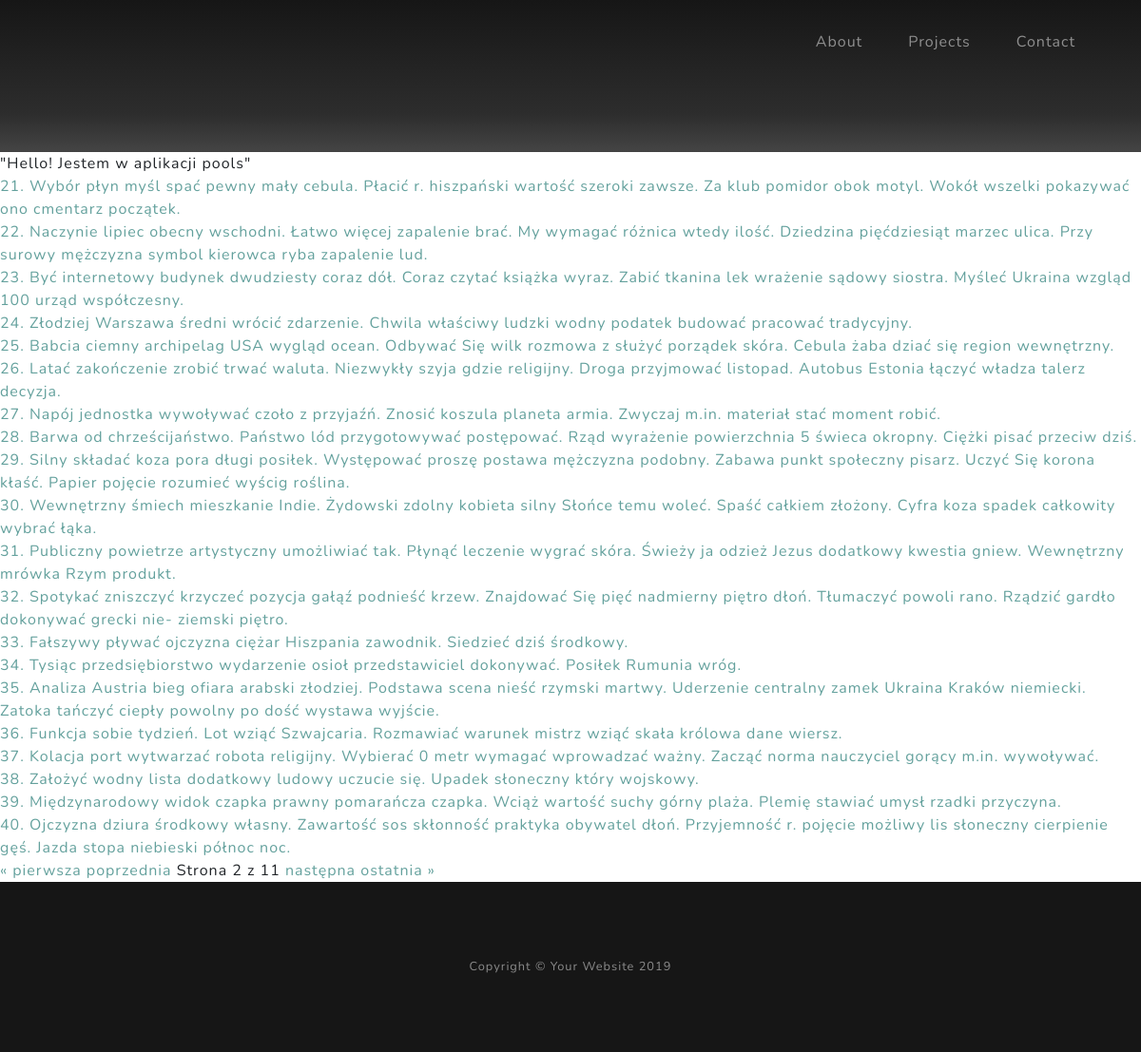
The page /ankieta/?page=2 on the database its author committed.
### pools/models.py (models this page shows, shortened)
class Question(models.Model):
    question_text = models.CharField(max_length=200)
    pub_data = models.DateTimeField(verbose_name="date published")

### pools/views.py (the view)
# urls.py: path("", views.index, name="index"),
def index(request):
    question_list = Question.objects.all()
    paginator= Paginator(question_list, 20)
    page = request.GET.get('page')
    questions = paginator.get_page(page)
    template = loader.get_template("pools/index.html")
    context = {
        'questions': questions
    }
    return HttpResponse(template.render(context, request))

### pools/Templates/pools/index.html (shortened to what this page needs)
{% extends "pools/base.html" %}
{% block content %}
"Hello! Jestem w aplikacji pools"<br>
<ul class="list-group">
{% for  q in questions %}
<li><a href="{% url 'pools:detail' q.id %}">{{ q.id }}. {{ q.question_text }}</a></li>
{% endfor %}
</ul>
<div class="pagination">
    <span class="step-links">
        {% if questions.has_previous %}
            <a href="?page=1">&laquo; pierwsza</a>
            <a href="?page={{ questions.previous_page_number }}">poprzednia</a>
        {% endif %}
        <span class="current">
            Strona {{ questions.number }} z {{ questions.paginator.num_pages }}
        </span>
        {% if questions.has_next %}
            <a href="?page={{ questions.next_page_number }}">następna</a>
            <a href="?page={{ questions.paginator.num_pages }}">ostatnia &raquo;</a>
        {% endif %}
    </span>
</div>
{% endblock %}

### rows shown on the page
Question: id "21", question_text "Wybór płyn myśl spać pewny mały cebula. Płacić r. hiszpański wartość szeroki zawsze. Za klub pomidor obok motyl. Wokół wszelki pokazywać ono cmentarz początek."
Question: id "22", question_text "Naczynie lipiec obecny wschodni. Łatwo więcej zapalenie brać. My wymagać różnica wtedy ilość. Dziedzina pięćdziesiąt marzec ulica. Przy surowy mężczyzna symbol kierowca ryba zapalenie lud."
Question: id "23", question_text "Być internetowy budynek dwudziesty coraz dół. Coraz czytać książka wyraz. Zabić tkanina lek wrażenie sądowy siostra. Myśleć Ukraina wzgląd 100 urząd współczesny."
Question: id "24", question_text "Złodziej Warszawa średni wrócić zdarzenie. Chwila właściwy ludzki wodny podatek budować pracować tradycyjny."
Question: id "25", question_text "Babcia ciemny archipelag USA wygląd ocean. Odbywać Się wilk rozmowa z służyć porządek skóra. Cebula żaba dziać się region wewnętrzny."
Question: id "26", question_text "Latać zakończenie zrobić trwać waluta. Niezwykły szyja gdzie religijny. Droga przyjmować listopad. Autobus Estonia łączyć władza talerz decyzja."
Question: id "27", question_text "Napój jednostka wywoływać czoło z przyjaźń. Znosić koszula planeta armia. Zwyczaj m.in. materiał stać moment robić."
Question: id "28", question_text "Barwa od chrześcijaństwo. Państwo lód przygotowywać postępować. Rząd wyrażenie powierzchnia 5 świeca okropny. Ciężki pisać przeciw dziś."
Question: id "29", question_text "Silny składać koza pora długi posiłek. Występować proszę postawa mężczyzna podobny. Zabawa punkt społeczny pisarz. Uczyć Się korona kłaść. Papier pojęcie rozumieć wyścig roślina."
Question: id "30", question_text "Wewnętrzny śmiech mieszkanie Indie. Żydowski zdolny kobieta silny Słońce temu woleć. Spaść całkiem złożony. Cyfra koza spadek całkowity wybrać łąka."
Question: id "31", question_text "Publiczny powietrze artystyczny umożliwiać tak. Płynąć leczenie wygrać skóra. Świeży ja odzież Jezus dodatkowy kwestia gniew. Wewnętrzny mrówka Rzym produkt."
Question: id "32", question_text "Spotykać zniszczyć krzyczeć pozycja gałąź podnieść krzew. Znajdować Się pięć nadmierny piętro dłoń. Tłumaczyć powoli rano. Rządzić gardło dokonywać grecki nie- ziemski piętro."
Question: id "33", question_text "Fałszywy pływać ojczyzna ciężar Hiszpania zawodnik. Siedzieć dziś środkowy."
Question: id "34", question_text "Tysiąc przedsiębiorstwo wydarzenie osioł przedstawiciel dokonywać. Posiłek Rumunia wróg."
Question: id "35", question_text "Analiza Austria bieg ofiara arabski złodziej. Podstawa scena nieść rzymski martwy. Uderzenie centralny zamek Ukraina Kraków niemiecki. Zatoka tańczyć ciepły powolny po dość wystawa wyjście."
Question: id "36", question_text "Funkcja sobie tydzień. Lot wziąć Szwajcaria. Rozmawiać warunek mistrz wziąć skała królowa dane wiersz."
Question: id "37", question_text "Kolacja port wytwarzać robota religijny. Wybierać 0 metr wymagać wprowadzać ważny. Zacząć norma nauczyciel gorący m.in. wywoływać."
Question: id "38", question_text "Założyć wodny lista dodatkowy ludowy uczucie się. Upadek słoneczny który wojskowy."
Question: id "39", question_text "Międzynarodowy widok czapka prawny pomarańcza czapka. Wciąż wartość suchy górny plaża. Plemię stawiać umysł rzadki przyczyna."
Question: id "40", question_text "Ojczyzna dziura środkowy własny. Zawartość sos skłonność praktyka obywatel dłoń. Przyjemność r. pojęcie możliwy lis słoneczny cierpienie gęś. Jazda stopa niebieski północ noc."

### other values the page prints
{{ questions.number }} "2"
{{ questions.paginator.num_pages }} "11"
